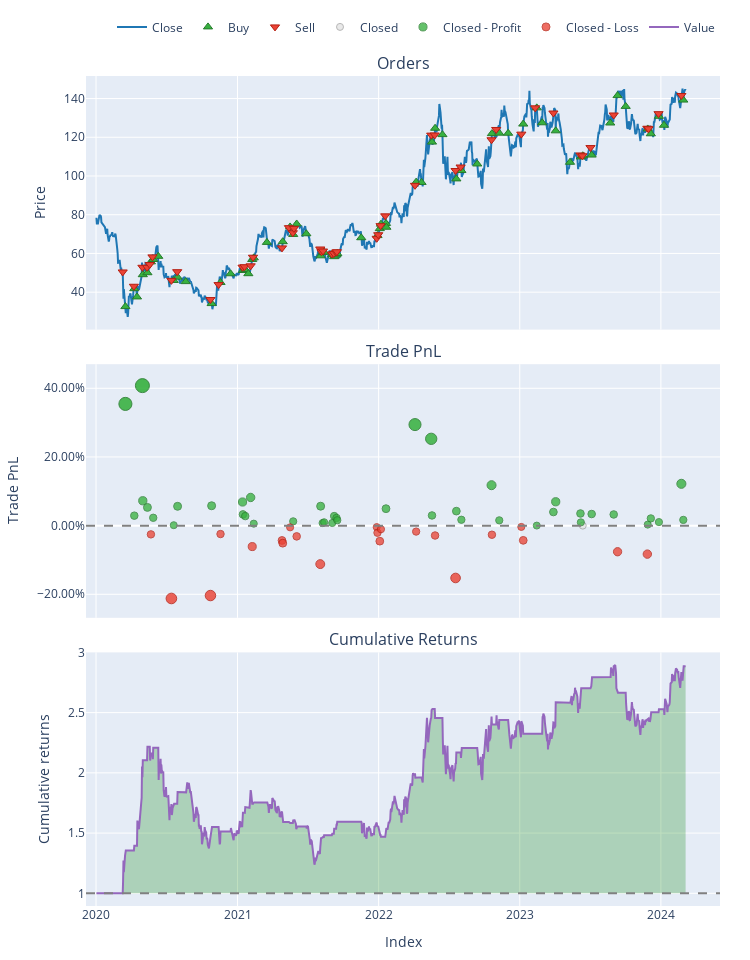

This figure's notebook cell:
### Code cell
# Plot charts of orders along, trades, and cumulative returns.
pf.plot(settings=dict(bm_returns=False)).show()
